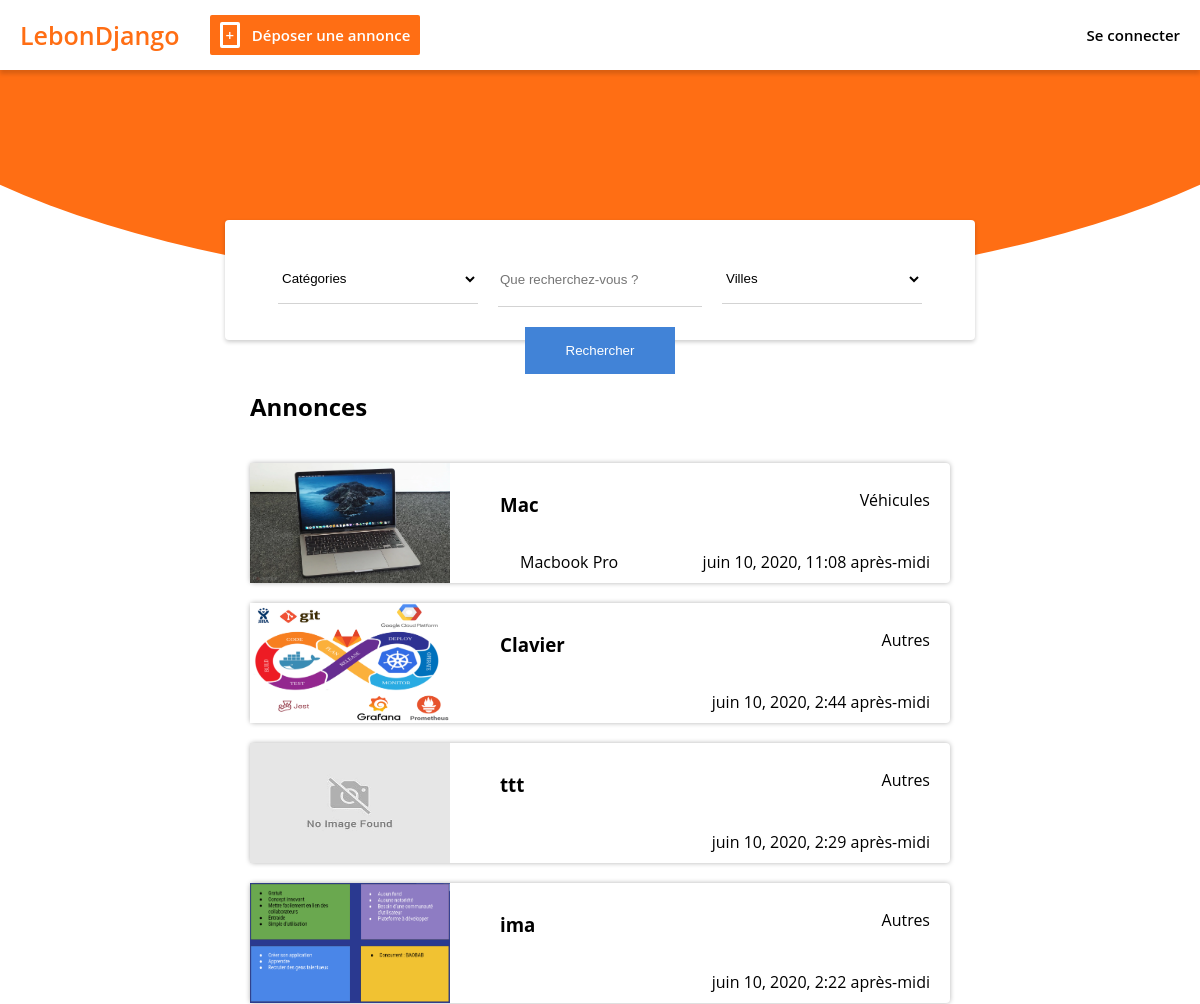
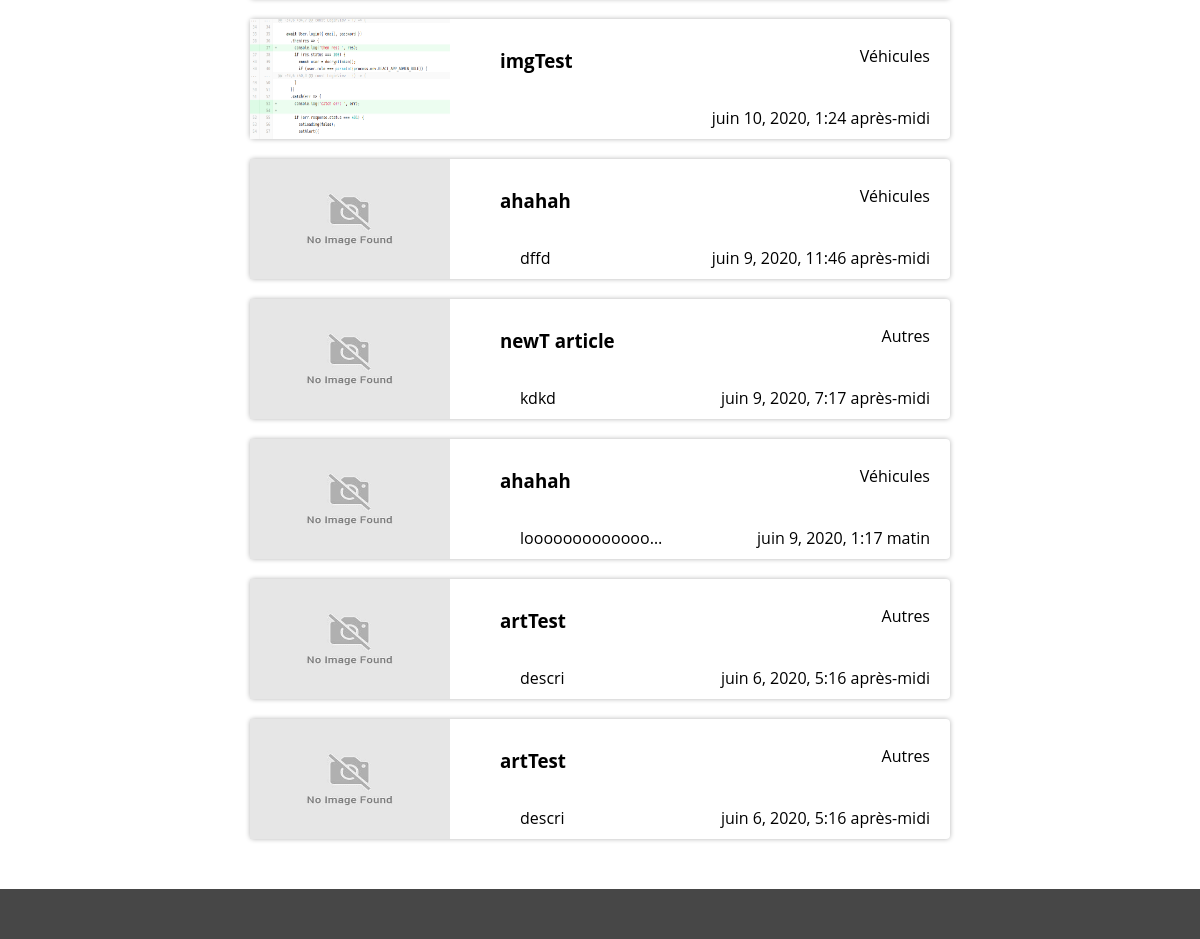
The page / on the database its author committed (2 pictures, top to bottom).
### articles/models.py (models this page shows, shortened)
class Articles(models.Model):
    title = models.CharField(max_length=150, null=False)
    price = models.DecimalField(max_digits=100000, decimal_places=2, null=False)
    description = models.TextField(null=True, blank=True)
    image = models.ImageField(upload_to=image_path, null=True, blank=True)
    timestamp = models.DateTimeField(auto_now_add=True, verbose_name="Date de parution")
    town = models.ForeignKey("Town", on_delete=models.SET_NULL, null=True)
    accepted = models.BooleanField(default=False)
    category = models.ForeignKey("Category", on_delete=models.CASCADE)
    owner = models.ForeignKey("user.Account", on_delete=models.CASCADE, null=True)
    class Meta:
        verbose_name = "Articles"
        ordering = ["-timestamp"]
    def get_absolute_url_detail(self):
        return reverse("articles:detail", kwargs={"article_id": self.id})

class Category(models.Model):
    name = models.CharField(max_length=30)
    def __str__(self):
        return self.name

### articles/views.py (the view)
# urls.py: path("", views.index, name="index"),
def index(request):
    context = {}
    articles = Articles.objects.all()
    category = Category.objects.all()
    town = Town.objects.all()
    context["category"] = category
    context["town"] = town
    article_name = request.GET.get("article_name")
    article_category = request.GET.get("article_category")
    article_town = request.GET.get("article_town")
    if is_valid_queryparam(article_category):
        articles = articles.filter(category=article_category)
    if is_valid_queryparam(article_town):
        articles = articles.filter(town=article_town)
    if is_valid_queryparam(article_name):
        article_list = article_name.split(" ")
        articles = articles.filter(title__in=article_list)
    context["articles"] = articles.order_by("-timestamp")
    return render(request, "articles/index.html", context)

### articles/views.py (called while the page is built)
def is_valid_queryparam(param):
    return param != "" and param is not None

### articles/templates/articles/index.html (shortened to what this page needs)
{% extends 'base.html' %}
{% block css %}
    {% load static %}
    <link
        href="{% static 'articles/css/search_form.css' %}"
        rel="stylesheet"
        media="screen"
    />
     <link
        href="{% static 'articles/css/article.css' %}"
        rel="stylesheet"
        media="screen"
    />
{% endblock %}
{% block content %}
    <div class="searchForm">
        <form action="{% url 'articles:index' %}" method="GET">
            <div class="search_container">
                <select class="input margin" name="article_category">
                    <option value="" >Catégories</option>
                </select>
                <input class="input margin" type="text" name="article_name" placeholder="Que recherchez-vous ?" />
                <select class="input" name="article_town">
                    <option value="" >Villes</option>
                </select>
            </div>
            <div class="submit_btn_container">
                <input class="submit_btn" type='submit' value='Rechercher' />
            </div>
        </form>
    </div>
    <div class="articleContainer">
        <h2>Annonces</h2>
        <div>
            {% for article in articles %}
                {% if article.owner != request.user and article.accepted %}
                    {% include "articles/includes/article_card.html" with article=article %}
                {% endif %}
                {% empty %}
                    <p>Aucun article.</p>
            {% endfor %}
        </div>
    </div>
{% endblock %}

### articles/templates/articles/includes/article_card.html
{% load static %}
<a href={{article.get_absolute_url_detail}}>
    <div class="articleCard" >
        <div>
            {% if  article.image %}
                <img src="{{ article.image.url }}" width="200px;" height="100%;" />
            {% else %}
                <img src="{% static 'articles/img/no_image.png' %}" width="200px;" height="100%;" />
            {% endif %}
        </div>
        <div style="margin: 10px 0px 20px 50px; width: 100%">
            <div class="articleDetail">
                <h3>{{ article.title }}</h3>
                <p  style="margin-right: 20px;">{{article.category}}</p>
            </div>
            <div class="articleDetail">
                <p style="margin-left: 20px;">{{article.description | truncatechars:15}}</p>
                <p style="margin-right: 20px;">{{ article.timestamp }}</p>
            </div>
        </div>
    </div>
</a>

### static/css/template.css (style rules this page uses)
html, body { height: 100vh; }
body { margin: 0; font-family: Open Sans, sans-serif, Arial; display: flex; flex-direction: column; }
a { color: inherit; text-decoration: none; }

### articles/static/articles/css/search_form.css (style rules this page uses)
.searchForm { width: 750px; height: 120px; background-color: white; margin: -150px auto 0px auto; box-shadow: 0 2px 4px 0 rgba(0, 0, 0, 0.2); border-radius: 4px; display: flex; flex-direction: column; justify-content: center; }
.search_container { display: flex; justify-content: center; }
.submit_btn_container { position: absolute; display: flex; justify-content: center; margin-top: 20px; left: 0; right: 0; }
.submit_btn { width: 150px; background-color: #4183d7; cursor: pointer; border: none; color: white; padding: 16px 32px; text-decoration: none; }
.input { width: 200px; height: 50px; background-color: white; text-decoration: none; border: none; border-bottom: 1px solid lightgray; }
.margin { margin-right: 20px; }

### articles/static/articles/css/article.css (style rules this page uses)
.articleContainer { width: 700px; background-color: white; margin: 30px auto 50px auto; display: flex; flex-direction: column; justify-content: center; }
.articleCard { width: 100%; height: 120px; background-color: white; margin: 20px auto 0px auto; box-shadow: 0 0px 5px 0 rgba(0, 0, 0, 0.3); border-radius: 4px; display: flex; flex-direction: row; justify-content: space-between; }
.articleDetail { display: flex; justify-content: space-between; }

### rows shown on the page
Articles: image (picture), title "Mac", category "Véhicules", description "Macbook Pro", timestamp "juin 10, 2020, 11:08 après-midi"
Articles: image (picture), title "Clavier", category "Autres", timestamp "juin 10, 2020, 2:44 après-midi"
Articles: accepted True (drawn), title "ttt", category "Autres", timestamp "juin 10, 2020, 2:29 après-midi"
Articles: image (picture), title "ima", category "Autres", timestamp "juin 10, 2020, 2:22 après-midi"
Articles: image (picture), title "imgTest", category "Véhicules", timestamp "juin 10, 2020, 1:24 après-midi"
Articles: accepted True (drawn), title "ahahah", category "Véhicules", description "dffd", timestamp "juin 9, 2020, 11:46 après-midi"
Articles: accepted True (drawn), title "newT article", category "Autres", description "kdkd", timestamp "juin 9, 2020, 7:17 après-midi"
Articles: accepted True (drawn), title "ahahah", category "Véhicules", description "looooooooooooo…", timestamp "juin 9, 2020, 1:17 matin"
Articles: accepted True (drawn), title "artTest", category "Autres", description "descri", timestamp "juin 6, 2020, 5:16 après-midi"
Articles: accepted True (drawn), title "artTest", category "Autres", description "descri", timestamp "juin 6, 2020, 5:16 après-midi"
